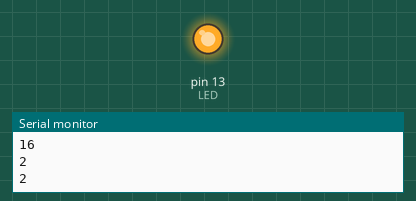
Recording of a sketch running on a simulated Arduino Uno, built with avr-gcc and run on an emulated ATmega328P. Shown: output pins drawn as LEDs (lit = HIGH), the last lines printed to the serial monitor.

Above: at 0.3 s.
At 3.0 s:
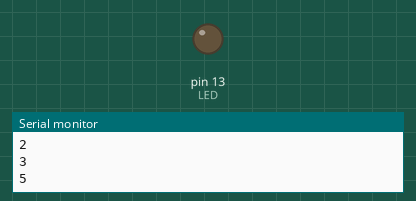
Timing chart, 0 to 4.5 s (numbered marks = the images above):
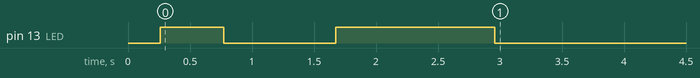

Measured:
- by itself, pin 13 (LED): LOW → HIGH at 0.26 s, → LOW 0.52 s later, → HIGH 0.90 s later, → LOW 1.3 s later

The sketch:

_02_ArduinoClass_Switch_PWM.ino
```cpp
const int LED = 13;
const int DELAY_TIME = 5;

long beat_array[] = {4, 3, 2, 5};

int beat_index = 1;

void setup() {

  pinMode(LED, OUTPUT);

  Serial.begin(9600);

  Serial.println(sizeof(beat_array));

}

void loop() {

  beat_index++;

  if (beat_index > (sizeof(beat_array) / sizeof(long))) {
    beat_index = 0;
  }

  Serial.println(beat_index);

  int beat_delay = beat_array[beat_index];

  Serial.println(beat_delay);

  for (int i = 0; i < 256; i += 1) {
    analogWrite(LED, i);
    delay(beat_delay);
  }

  for (int i = 255; i >=0; i -= 1) {
    analogWrite(LED, i);
    delay(beat_delay);
  }

}
```
